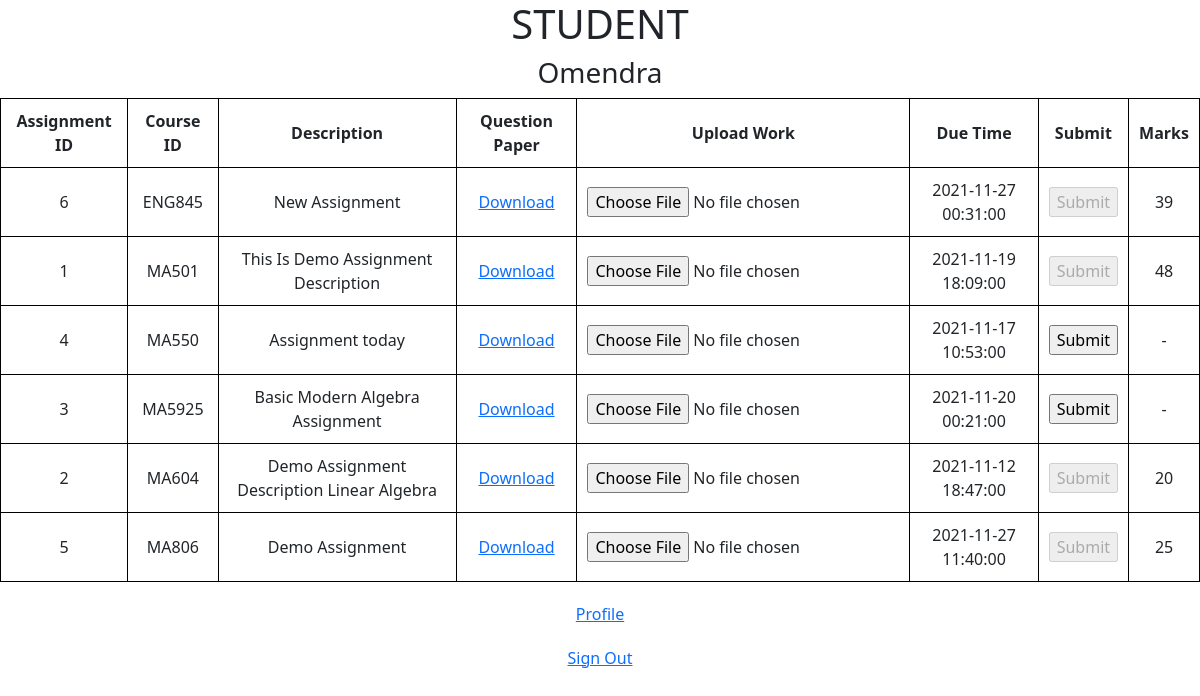
/student_assignments.php (signed in), run on the app's committed database.
### tables this page shows
CREATE TABLE `assignment` (
  `course_id` varchar(100) DEFAULT NULL,
  `instructor_id` int(11) DEFAULT NULL,
  `assignment_id` int(11) NOT NULL,
  `description` varchar(1000) DEFAULT NULL,
  `file_path` varchar(500) DEFAULT NULL,
  `due_time` datetime DEFAULT NULL,
  `start_time` datetime DEFAULT NULL
);

CREATE TABLE `submit_assignment` (
  `student_id` int(11) NOT NULL,
  `course_id` varchar(100) DEFAULT NULL,
  `assignment_id` int(11) NOT NULL,
  `submit_file_path` varchar(200) DEFAULT NULL,
  `marks` int(11) DEFAULT 0,
  `if_returned` tinyint(1) DEFAULT 0
);

### student_assignments.php (the view, shortened to what this page needs)
<?php
include('connect.php');
?>
<!doctype html>
<html lang="en">
<head>
    <link href="https://cdn.jsdelivr.net/npm/bootstrap@5.1.3/dist/css/bootstrap.min.css" rel="stylesheet">
</head>
<body>
    <?php
    echo "<h1>" . "STUDENT" . "</h1>";
    echo "<h3 style='text-align: center;'>" . $_SESSION['name'] . "</h3>";
    ?>
    <?php
    $student_id  = $_SESSION['student_id'];
    $sql = mysqli_query($conn, "select* from enroll where student_id = '$student_id'");
    echo '<table class="center">';
    echo '<tr>
    <th> Assignment ID </th>
    <th> Course ID </th>
    <th> Description </th>
    <th> Question Paper </th>
    <th> Upload Work </th>
    <th> Due Time</th>
    <th> Submit </th>
    <th> Marks </th>
  </tr>';
    while ($row = mysqli_fetch_assoc($sql)) {
        $course_id = $row['course_id'];
        $sql2 = mysqli_query($conn, "select* from assignment where course_id = '$course_id'");
        while ($row2 = mysqli_fetch_assoc($sql2)) {
            echo '<tr>';
            $file_path = $row2['file_path'];
            echo '<td>' . $row2['assignment_id'] . '</td><td>' . $row2['course_id'] . '</td><td>' . $row2['description'] . '</td>';
            echo '<td>' . "<a href=$file_path> Download </a>" . '</td>';
            $ass_id = $row2['assignment_id'];
            $due_time = $row2['due_time'];
            $sql3 = mysqli_query($conn, "select* from submit_assignment where assignment_id = '$ass_id' and student_id = '$student_id'");
            if (mysqli_num_rows($sql3) === 1) {
                $row = mysqli_fetch_assoc($sql3);
                if ($row['if_returned'] == 1) {
                    echo '<form action="submit_assignment.php"  id= "submit_file"method = "POST" enctype="multipart/form-data">' .
                        '<input type="text" name="aid" id="" value =' . $row2["assignment_id"] . ' hidden >'
                        . '<input type="text" name="cid" id="" value =' . $row2["course_id"] . ' hidden >'
                        . '<input type="number" name="student_id" id="" value =' . $student_id . ' hidden >'
                        . '<td>' . '<input type="file" name="file" id="submit_file" required >' . '</td>';
                    echo '<td>' . $due_time . '</td><td>' . '<input type="submit" name="submit" id="" value = "Submit" disabled>' . '</td>';
                    echo ' </form>';
                    echo '<td>' . $row['marks'] . '</td>';
                }
            } else {
                echo '<form action="submit_assignment.php"  id= "submit_file"method = "POST" enctype="multipart/form-data">' .
                    '<input type="text" name="aid" id="" value =' . $row2["assignment_id"] . ' hidden >'
                    . '<input type="text" name="cid" id="" value =' . $row2["course_id"] . ' hidden >'
                    . '<input type="number" name="student_id" id="" value =' . $student_id . ' hidden >'
                    . '<td>' . '<input type="file" name="file" id="submit_file" required >' . '</td>';
                echo '<td>' . $due_time . '</td><td>' . '<input type="submit" name="submit" id="" value = "Submit">' . '</td>';
                echo '<td>' . ' - ' . '</td>';
                echo ' </form>';
            }
            echo '</tr>';
        }
    }
    echo '</table>';
    ?>
    <div> <a href="student_profile.php">Profile</a></div>
    <div> <a href="logout.php">Sign Out</a> </div>
</body>
</html>

### student_assignments.php (style rules this page uses)
h1 { text-align: center; }
div { margin-top: 20px; display: flex; align-items: center; justify-content: center }
a { text-align: center; }
table, th, td { text-align: center; padding: 10px; border: 1px solid black; }
.center { padding: 10px; text-align: center; margin-left: auto; margin-right: auto; border: 1px solid black; }

### data on the page
assignment: assignment_id "6", course "ENG845", description "New Assignment", due_time "2021-11-27 00:31:00", submit_assignment.marks "39"
assignment: assignment_id "1", course "MA501", description "This Is Demo Assignment Description", due_time "2021-11-19 18:09:00", submit_assignment.marks "48"
assignment: assignment_id "4", course "MA550", description "Assignment today", due_time "2021-11-17 10:53:00"
assignment: assignment_id "3", course "MA5925", description "Basic Modern Algebra Assignment", due_time "2021-11-20 00:21:00"
assignment: assignment_id "2", course "MA604", description "Demo Assignment Description Linear Algebra", due_time "2021-11-12 18:47:00", submit_assignment.marks "20"
assignment: assignment_id "5", course "MA806", description "Demo Assignment", due_time "2021-11-27 11:40:00", submit_assignment.marks "25"

### other printed values
$_SESSION['name'] "Omendra"
